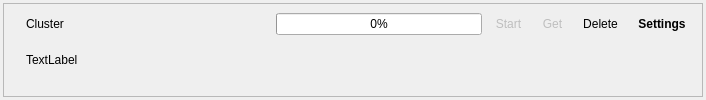
<?xml version="1.0" encoding="UTF-8"?>
<ui version="4.0">
 <class>Form</class>
 <widget class="QWidget" name="Form">
  <property name="geometry">
   <rect>
    <x>0</x>
    <y>0</y>
    <width>706</width>
    <height>100</height>
   </rect>
  </property>
  <property name="sizePolicy">
   <sizepolicy hsizetype="MinimumExpanding" vsizetype="Preferred">
    <horstretch>0</horstretch>
    <verstretch>0</verstretch>
   </sizepolicy>
  </property>
  <property name="windowTitle">
   <string/>
  </property>
  <layout class="QGridLayout" name="gridLayout">
   <property name="leftMargin">
    <number>3</number>
   </property>
   <property name="topMargin">
    <number>3</number>
   </property>
   <property name="rightMargin">
    <number>3</number>
   </property>
   <property name="bottomMargin">
    <number>3</number>
   </property>
   <property name="spacing">
    <number>6</number>
   </property>
   <item row="0" column="0">
    <widget class="QFrame" name="frame">
     <property name="frameShape">
      <enum>QFrame::StyledPanel</enum>
     </property>
     <layout class="QVBoxLayout" name="verticalLayout">
      <item>
       <layout class="QHBoxLayout" name="horizontalLayout">
        <item>
         <widget class="QLabel" name="runningLabel">
          <property name="text">
           <string/>
          </property>
         </widget>
        </item>
        <item>
         <widget class="QLabel" name="ClusterIP_Label">
          <property name="sizePolicy">
           <sizepolicy hsizetype="Minimum" vsizetype="Preferred">
            <horstretch>0</horstretch>
            <verstretch>0</verstretch>
           </sizepolicy>
          </property>
          <property name="font">
           <font>
            <pointsize>9</pointsize>
           </font>
          </property>
          <property name="text">
           <string>Cluster</string>
          </property>
         </widget>
        </item>
        <item>
         <spacer name="horizontalSpacer">
          <property name="orientation">
           <enum>Qt::Horizontal</enum>
          </property>
          <property name="sizeHint" stdset="0">
           <size>
            <width>0</width>
            <height>20</height>
           </size>
          </property>
         </spacer>
        </item>
        <item>
         <widget class="QProgressBar" name="progressBar">
          <property name="value">
           <number>0</number>
          </property>
         </widget>
        </item>
        <item>
         <widget class="QToolButton" name="startButton">
          <property name="enabled">
           <bool>false</bool>
          </property>
          <property name="sizePolicy">
           <sizepolicy hsizetype="Maximum" vsizetype="Fixed">
            <horstretch>0</horstretch>
            <verstretch>0</verstretch>
           </sizepolicy>
          </property>
          <property name="maximumSize">
           <size>
            <width>65</width>
            <height>16777215</height>
           </size>
          </property>
          <property name="toolTip">
           <string>&#x5F00;&#x59CB;&#x70D8;&#x7119;</string>
          </property>
          <property name="statusTip">
           <string>&#x5F00;&#x59CB;&#x70D8;&#x7119;</string>
          </property>
          <property name="text">
           <string>Start</string>
          </property>
          <property name="iconSize">
           <size>
            <width>26</width>
            <height>26</height>
           </size>
          </property>
          <property name="popupMode">
           <enum>QToolButton::DelayedPopup</enum>
          </property>
          <property name="autoRaise">
           <bool>true</bool>
          </property>
         </widget>
        </item>
        <item>
         <widget class="QToolButton" name="getButton">
          <property name="enabled">
           <bool>false</bool>
          </property>
          <property name="sizePolicy">
           <sizepolicy hsizetype="Maximum" vsizetype="Fixed">
            <horstretch>0</horstretch>
            <verstretch>0</verstretch>
           </sizepolicy>
          </property>
          <property name="maximumSize">
           <size>
            <width>65</width>
            <height>16777215</height>
           </size>
          </property>
          <property name="toolTip">
           <string>&#x53D6;&#x56DE;&#x5B8C;&#x6210;&#x70D8;&#x7119;&#x7684;&#x8282;&#x70B9;</string>
          </property>
          <property name="statusTip">
           <string>&#x53D6;&#x56DE;&#x5B8C;&#x6210;&#x70D8;&#x7119;&#x7684;&#x8282;&#x70B9;</string>
          </property>
          <property name="text">
           <string>Get</string>
          </property>
          <property name="iconSize">
           <size>
            <width>22</width>
            <height>22</height>
           </size>
          </property>
          <property name="popupMode">
           <enum>QToolButton::DelayedPopup</enum>
          </property>
          <property name="autoRaise">
           <bool>true</bool>
          </property>
         </widget>
        </item>
        <item>
         <widget class="QToolButton" name="deleteButton">
          <property name="sizePolicy">
           <sizepolicy hsizetype="Maximum" vsizetype="Fixed">
            <horstretch>0</horstretch>
            <verstretch>0</verstretch>
           </sizepolicy>
          </property>
          <property name="maximumSize">
           <size>
            <width>65</width>
            <height>16777215</height>
           </size>
          </property>
          <property name="toolTip">
           <string>&#x505C;&#x6B62;&#x5E76;&#x65AD;&#x5F00;&#x4E0E;&#x672C;&#x8282;&#x70B9;&#x7684;&#x8FDE;&#x63A5;</string>
          </property>
          <property name="statusTip">
           <string>&#x505C;&#x6B62;&#x5E76;&#x65AD;&#x5F00;&#x4E0E;&#x672C;&#x8282;&#x70B9;&#x7684;&#x8FDE;&#x63A5;</string>
          </property>
          <property name="text">
           <string>Delete</string>
          </property>
          <property name="iconSize">
           <size>
            <width>22</width>
            <height>22</height>
           </size>
          </property>
          <property name="popupMode">
           <enum>QToolButton::DelayedPopup</enum>
          </property>
          <property name="autoRaise">
           <bool>true</bool>
          </property>
         </widget>
        </item>
        <item>
         <widget class="QToolButton" name="Settings_Btn">
          <property name="sizePolicy">
           <sizepolicy hsizetype="Maximum" vsizetype="Fixed">
            <horstretch>0</horstretch>
            <verstretch>0</verstretch>
           </sizepolicy>
          </property>
          <property name="maximumSize">
           <size>
            <width>65</width>
            <height>16777215</height>
           </size>
          </property>
          <property name="font">
           <font>
            <weight>75</weight>
            <bold>true</bold>
           </font>
          </property>
          <property name="toolTip">
           <string>&#x8BBE;&#x7F6E;&#x5F85;&#x5904;&#x7406;&#x7684;&#x8282;&#x70B9;&#x5217;&#x8868;</string>
          </property>
          <property name="statusTip">
           <string>&#x8BBE;&#x7F6E;&#x5F85;&#x5904;&#x7406;&#x7684;&#x8282;&#x70B9;&#x5217;&#x8868;</string>
          </property>
          <property name="text">
           <string>Settings</string>
          </property>
          <property name="iconSize">
           <size>
            <width>20</width>
            <height>20</height>
           </size>
          </property>
          <property name="popupMode">
           <enum>QToolButton::DelayedPopup</enum>
          </property>
          <property name="autoRaise">
           <bool>true</bool>
          </property>
         </widget>
        </item>
       </layout>
      </item>
      <item>
       <widget class="QWidget" name="status_label_widget" native="true">
        <layout class="QHBoxLayout" name="horizontalLayout_2">
         <property name="leftMargin">
          <number>13</number>
         </property>
         <property name="topMargin">
          <number>0</number>
         </property>
         <property name="bottomMargin">
          <number>9</number>
         </property>
         <item>
          <widget class="QLabel" name="status_label">
           <property name="text">
            <string>TextLabel</string>
           </property>
          </widget>
         </item>
        </layout>
       </widget>
      </item>
     </layout>
    </widget>
   </item>
  </layout>
 </widget>
 <resources/>
 <connections/>
</ui>
